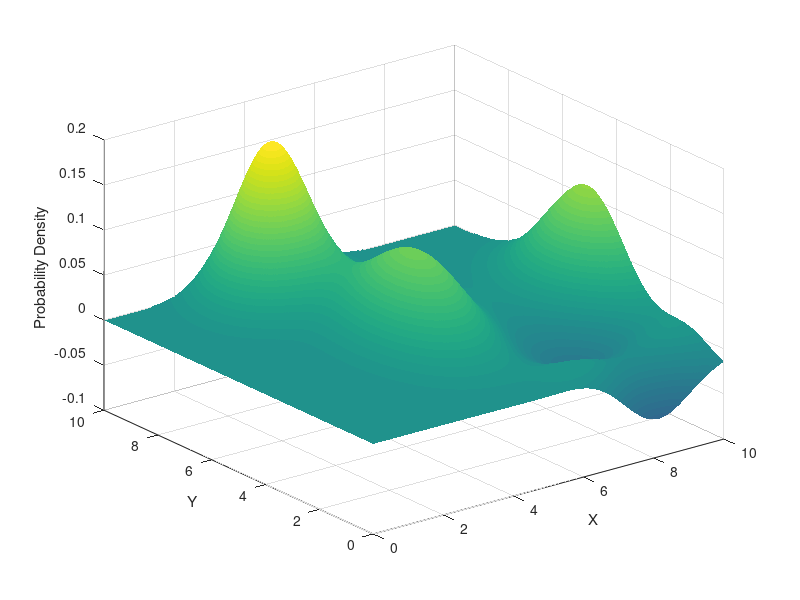

The MATLAB source for this figure: (Note: this script raises an error after producing the figure.)
%% Varables
Resolution = 0.005;
Range_min = 0;
Range_max = 10;
SD_min = 1;
SD_max = 4;%0;
Number_of_Hotspots = 6;
Mat_Size = (((Range_max-Range_min)*(1/Resolution))+1)^2;
Hot_Spots = zeros(Mat_Size,1);

%% genarate a coradanate grid                   %Range???
x = Range_min:Resolution:Range_max;                                         % [low lim : resalution : up lim]
y = Range_min:Resolution:Range_max;

[X,Y] = meshgrid(x,y);                                                      % ???

%% Genarate selected number of hotspots
for a=1:Number_of_Hotspots
    %% Random number genarators
    Pos_X = randi([Range_min Range_max],1);
    Pos_Y = randi([Range_min Range_max],1);
    Shape_X = randi([SD_min SD_max],1);%/10;
    Shape_Y = randi([SD_min SD_max],1);%/10;
    
    Good_Bad = randi([1 2],1);                                                   % determin if the hotspot is of good or bad quilaty
    
    %% Hotspot info
    Pos = [Pos_X Pos_Y];
    Shape = [Shape_X .3; .3 Shape_Y];                                       % shape [(width of x) (?) ; (?) (width of y)]
    
    %% Make hotspots
    HotSpot = mvnpdf([X(:) Y(:)],Pos,Shape);
    if Good_Bad == 1
        Hot_Spots = Hot_Spots - HotSpot;
    else
        Hot_Spots = Hot_Spots + HotSpot;
    end
    
end

%% reshape???
Hot_Spots = reshape(Hot_Spots,length(y),length(x));

%%
% A = [1 9 -2; 8 4 -5; -11 0 5];
% MX = max(abs(A(:)))
% MN = min(A(:))
% MX = max(abs(Hot_Spots(:)));
% MN = min(Hot_Spots);


%% plots
% 3d "surface" plot
figure;
Surf_plot = surf(x,y,Hot_Spots);
set(Surf_plot,'edgecolor','none');                                          % Remove gridlines
caxis([min(Hot_Spots(:))-.5*range(Hot_Spots(:)),max(Hot_Spots(:))]);
% lables
xlabel('X');
ylabel('Y');
zlabel('Probability Density');


% heatmap
figure;
Heat_map = heatmap(Hot_Spots);
Heat_map.GridVisible = 'off';                                               % Remove gridlines
Heat_map.ColorbarVisible = 'off';                                           % Remove colour bar
% made lables invisable but dont think there is a way to get rid of the lables
Heat_map.FontColor = 'none';
Heat_map.ColorLimits = [-max(abs(Hot_Spots(:))) max(abs(Hot_Spots(:)))];
colormap('jet');                                                            % Set colour scale 'jet'= clearest for humans

